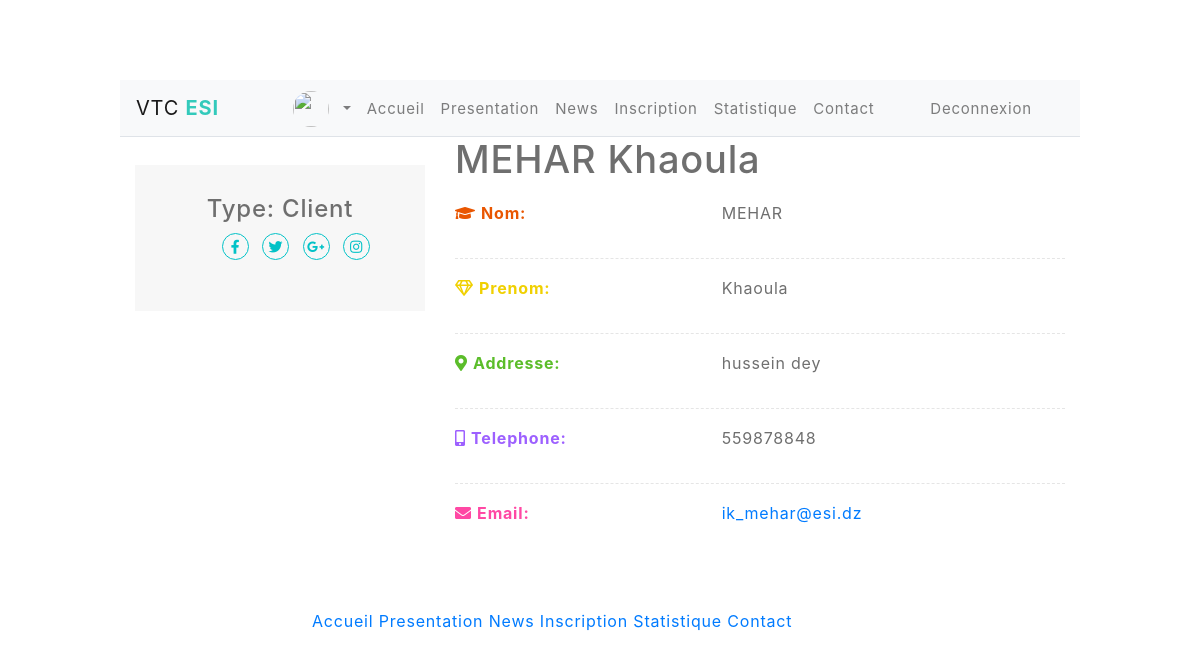
Screenshot of /profilsController/profilClient/129 (signed in) with the database file from the repository.
### tables this page shows
CREATE TABLE IF NOT EXISTS `utilisateur` (
  `user_id` int(11) NOT NULL AUTO_INCREMENT,
  `nom` varchar(255) NOT NULL,
  `prenom` varchar(255) DEFAULT NULL,
  `email` varchar(255) DEFAULT NULL,
  `motdepasse` varchar(255) DEFAULT NULL,
  `tel` int(11) DEFAULT NULL,
  `adresse` varchar(255) DEFAULT NULL,
  `type` varchar(30) NOT NULL,
  `bloc` tinyint(1) NOT NULL DEFAULT '0',
  PRIMARY KEY (`user_id`)
);

### application/controller/profilsController.php (called while the page is built, shortened)
<?php
class profilsController extends Controller {
    public function __construct() {
        require_once (APP . 'model/User.php');
        $this->model = new User();
    }
    public function profilClient($id)
    {
        $CL['client']=$this->model->findUser($id) ;
        require_once ('../application/view/profilClient.php');
    }
}
?>

### public/index.php (called while the page is built, shortened)
<?php
$app = new Application();

### application/model/User.php (called while the page is built, shortened)
<?php
class User {
    public function connect()
{
   $db = "mysql:dbname=tdw; host: 127.0.0.1";
    try{
       $c= new PDO($db,"root","",array(PDO::MYSQL_ATTR_INIT_COMMAND => "SET CHARACTER SET UTF8"));
    }
    catch(PDOException $ex){
    printf("erreur de connexion", $ex->getMessage());
    exit();
    }
    return $c;
}
    public function findUser($id)
    {
        $c = $this->connect() ;
        $sql = "SELECT * FROM utilisateur WHERE user_id='$id'";
       $res= $c->prepare($sql);
        $res->execute();
        $row =  $res->fetch(PDO::FETCH_OBJ);
        return $row;
    }
}

### application/view/ProfilClient.php (the view, shortened to what this page needs)
<!DOCTYPE html>
<html lang="en">
<head>
    <link rel="stylesheet" href="<?php echo URL ?>css/menu.css">
    <link href="https://cdn.jsdelivr.net/npm/bootstrap@4.4.1/dist/css/bootstrap.min.css" rel="stylesheet">
</head>
<body>
<?php require_once('../application/view/Menu.php') ?>
<link rel="stylesheet" href="https://cdnjs.cloudflare.com/ajax/libs/font-awesome/5.13.0/css/all.min.css" />
<div class="container">
    <div class="team-single">
        <div class="row">
            <div class="col-lg-4 col-md-5 xs-margin-30px-bottom">
                <div class="team-single-img">
                </div>
                <div class="bg-light-gray padding-30px-all md-padding-25px-all sm-padding-20px-all text-center">
                    <h4 class="margin-10px-bottom font-size24 md-font-size22 sm-font-size20 font-weight-600">Type: Client<br></h4>
                    <div class="margin-20px-top team-single-icons">
                        <ul class="no-margin">
                            <li><a href="javascript:void(0)"><i class="fab fa-facebook-f"></i></a></li>
                            <li><a href="javascript:void(0)"><i class="fab fa-twitter"></i></a></li>
                            <li><a href="javascript:void(0)"><i class="fab fa-google-plus-g"></i></a></li>
                            <li><a href="javascript:void(0)"><i class="fab fa-instagram"></i></a></li>
                        </ul>
                    </div>
                </div>
            </div>
            <div class="col-lg-8 col-md-7">
                <div class="team-single-text padding-50px-left sm-no-padding-left">
                    <h4 class="font-size38 sm-font-size32 xs-font-size30"><?php echo htmlspecialchars($CL['client']->nom, ENT_QUOTES, 'UTF-8');
                    echo " ".htmlspecialchars($CL['client']->prenom, ENT_QUOTES, 'UTF-8'); ?></h4>
                    <div class="contact-info-section margin-40px-tb">
                        <ul class="list-style9 no-margin">
                            <li>
                                <div class="row">
                                    <div class="col-md-5 col-5">
                                        <i class="fas fa-graduation-cap text-orange"></i>
                                        <strong class="margin-10px-left text-orange">Nom:</strong>
                                    </div>
                                    <div class="col-md-7 col-7">
                                        <p><?php echo htmlspecialchars($CL['client']->nom, ENT_QUOTES, 'UTF-8'); ?></p>
                                    </div>
                                </div>
                            </li>
                            <li>
                                <div class="row">
                                    <div class="col-md-5 col-5">
                                        <i class="far fa-gem text-yellow"></i>
                                        <strong class="margin-10px-left text-yellow">Prenom:</strong>
                                    </div>
                                    <div class="col-md-7 col-7">
                                        <p><?php echo htmlspecialchars($CL['client']->prenom, ENT_QUOTES, 'UTF-8'); ?></p>
                                    </div>
                                </div>
                            </li>
                            <li>
                                <div class="row">
                                    <div class="col-md-5 col-5">
                                        <i class="fas fa-map-marker-alt text-green"></i>
                                        <strong class="margin-10px-left text-green">Addresse:</strong>
                                    </div>
                                    <div class="col-md-7 col-7">
                                        <p><?php echo htmlspecialchars($CL['client']->adresse, ENT_QUOTES, 'UTF-8'); ?></p>
                                    </div>
                                </div>
                            </li>
                            <li>
                                <div class="row">
                                    <div class="col-md-5 col-5">
                                        <i class="fas fa-mobile-alt text-purple"></i>
                                        <strong class="margin-10px-left xs-margin-four-left text-purple">Telephone:</strong>
                                    </div>
                                    <div class="col-md-7 col-7">
                                        <p><?php echo htmlspecialchars($CL['client']->tel, ENT_QUOTES, 'UTF-8'); ?></p>
                                    </div>
                                </div>
                            </li>
                            <li>
                                <div class="row">
                                    <div class="col-md-5 col-5">
                                        <i class="fas fa-envelope text-pink"></i>
                                        <strong class="margin-10px-left xs-margin-four-left text-pink">Email:</strong>
                                    </div>
                                    <div class="col-md-7 col-7">
                                        <p><a href="javascript:void(0)"><?php echo htmlspecialchars($CL['client']->email, ENT_QUOTES, 'UTF-8'); ?></a></p>
                                    </div>
                                </div>
                            </li>
                        </ul>
                    </div>
                </div>
            </div>
        </div>
    </div>
</div>
<?php
 require_once("../application/view/footer.php") ;
 ?>
</body>
</html>

### public/css/menu.css (style rules this page uses)
body { margin: 0; font-family: Arial, Helvetica, sans-serif; }

### application/view/ProfilClient.php (style rules this page uses)
body { margin:5%; padding:5%; }
body { font-size: 16px; color: #6f6f6f; font-weight: 400; line-height: 28px; letter-spacing: 0.8px; margin-top:20px; }
.font-size38 { font-size: 38px; }
.team-single-icons ul li { display: inline-block; border: 1px solid #02c2c7; border-radius: 50%; color: #86bc42; margin-right: 8px; margin-bottom: 5px; -webkit-transition-duration: .3s; transition-duration: .3s }
.team-single-icons ul li a { color: #02c2c7; display: block; font-size: 14px; height: 25px; line-height: 26px; text-align: center; width: 25px }
.padding-30px-all { padding: 30px; }
.bg-light-gray { background-color: #f7f7f7; }
.text-center { text-align: center!important; }
.list-style9 { list-style: none; padding: 0 }
.list-style9 li { position: relative; padding: 0 0 15px 0; margin: 0 0 15px 0; border-bottom: 1px dashed rgba(0, 0, 0, 0.1) }
.list-style9 li:last-child { border-bottom: none; padding-bottom: 0; margin-bottom: 0 }
.text-orange { color: #e95601 }
.text-green { color: #5bbd2a }
.text-yellow { color: #f0d001 }
.text-pink { color: #ff48a4 }
.text-purple { color: #9d60ff }

### rows the page displays
utilisateur: nom "MEHAR", prenom "Khaoula", adresse "hussein dey", tel "559878848", email "ik_mehar@esi.dz"
